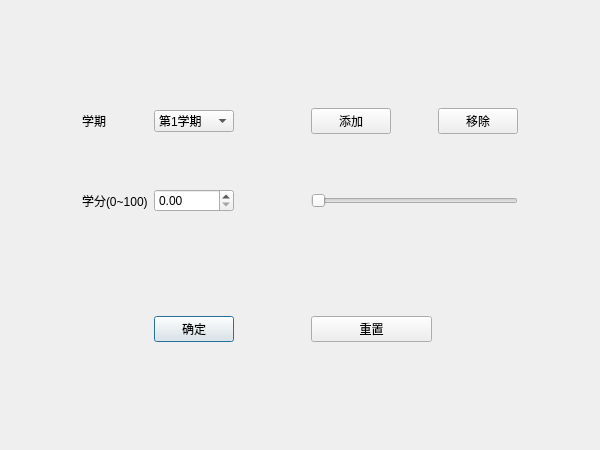
<?xml version="1.0" encoding="UTF-8"?>
<ui version="4.0">
 <class>Credit</class>
 <widget class="QWidget" name="Credit">
  <property name="geometry">
   <rect>
    <x>0</x>
    <y>0</y>
    <width>600</width>
    <height>450</height>
   </rect>
  </property>
  <property name="windowTitle">
   <string>Form</string>
  </property>
  <layout class="QGridLayout" name="gridLayout">
   <item row="9" column="3">
    <spacer name="verticalSpacer_5">
     <property name="orientation">
      <enum>Qt::Vertical</enum>
     </property>
     <property name="sizeHint" stdset="0">
      <size>
       <width>20</width>
       <height>40</height>
      </size>
     </property>
    </spacer>
   </item>
   <item row="1" column="3">
    <spacer name="verticalSpacer">
     <property name="orientation">
      <enum>Qt::Vertical</enum>
     </property>
     <property name="sizeHint" stdset="0">
      <size>
       <width>20</width>
       <height>40</height>
      </size>
     </property>
    </spacer>
   </item>
   <item row="5" column="3">
    <spacer name="verticalSpacer_11">
     <property name="orientation">
      <enum>Qt::Vertical</enum>
     </property>
     <property name="sizeHint" stdset="0">
      <size>
       <width>20</width>
       <height>40</height>
      </size>
     </property>
    </spacer>
   </item>
   <item row="4" column="2">
    <widget class="QLabel" name="credit">
     <property name="text">
      <string>学分(0~100)</string>
     </property>
    </widget>
   </item>
   <item row="8" column="3">
    <spacer name="verticalSpacer_2">
     <property name="orientation">
      <enum>Qt::Vertical</enum>
     </property>
     <property name="sizeHint" stdset="0">
      <size>
       <width>20</width>
       <height>40</height>
      </size>
     </property>
    </spacer>
   </item>
   <item row="6" column="3">
    <spacer name="verticalSpacer_7">
     <property name="orientation">
      <enum>Qt::Vertical</enum>
     </property>
     <property name="sizeHint" stdset="0">
      <size>
       <width>20</width>
       <height>40</height>
      </size>
     </property>
    </spacer>
   </item>
   <item row="2" column="9">
    <spacer name="horizontalSpacer_2">
     <property name="orientation">
      <enum>Qt::Horizontal</enum>
     </property>
     <property name="sizeHint" stdset="0">
      <size>
       <width>40</width>
       <height>20</height>
      </size>
     </property>
    </spacer>
   </item>
   <item row="2" column="1">
    <spacer name="horizontalSpacer_5">
     <property name="orientation">
      <enum>Qt::Horizontal</enum>
     </property>
     <property name="sizeHint" stdset="0">
      <size>
       <width>40</width>
       <height>20</height>
      </size>
     </property>
    </spacer>
   </item>
   <item row="8" column="6">
    <spacer name="verticalSpacer_8">
     <property name="orientation">
      <enum>Qt::Vertical</enum>
     </property>
     <property name="sizeHint" stdset="0">
      <size>
       <width>20</width>
       <height>40</height>
      </size>
     </property>
    </spacer>
   </item>
   <item row="6" column="6">
    <spacer name="verticalSpacer_6">
     <property name="orientation">
      <enum>Qt::Vertical</enum>
     </property>
     <property name="sizeHint" stdset="0">
      <size>
       <width>20</width>
       <height>40</height>
      </size>
     </property>
    </spacer>
   </item>
   <item row="2" column="0">
    <spacer name="horizontalSpacer">
     <property name="orientation">
      <enum>Qt::Horizontal</enum>
     </property>
     <property name="sizeHint" stdset="0">
      <size>
       <width>40</width>
       <height>20</height>
      </size>
     </property>
    </spacer>
   </item>
   <item row="2" column="8">
    <widget class="QPushButton" name="remove">
     <property name="text">
      <string>移除</string>
     </property>
    </widget>
   </item>
   <item row="7" column="5">
    <spacer name="horizontalSpacer_8">
     <property name="orientation">
      <enum>Qt::Horizontal</enum>
     </property>
     <property name="sizeHint" stdset="0">
      <size>
       <width>40</width>
       <height>20</height>
      </size>
     </property>
    </spacer>
   </item>
   <item row="0" column="3">
    <spacer name="verticalSpacer_4">
     <property name="orientation">
      <enum>Qt::Vertical</enum>
     </property>
     <property name="sizeHint" stdset="0">
      <size>
       <width>20</width>
       <height>40</height>
      </size>
     </property>
    </spacer>
   </item>
   <item row="7" column="6" colspan="2">
    <widget class="QPushButton" name="pushButton_2">
     <property name="sizePolicy">
      <sizepolicy hsizetype="Minimum" vsizetype="Fixed">
       <horstretch>0</horstretch>
       <verstretch>0</verstretch>
      </sizepolicy>
     </property>
     <property name="text">
      <string>重置</string>
     </property>
    </widget>
   </item>
   <item row="4" column="3">
    <widget class="QDoubleSpinBox" name="doubleSpinBox"/>
   </item>
   <item row="9" column="6">
    <spacer name="verticalSpacer_9">
     <property name="orientation">
      <enum>Qt::Vertical</enum>
     </property>
     <property name="sizeHint" stdset="0">
      <size>
       <width>20</width>
       <height>40</height>
      </size>
     </property>
    </spacer>
   </item>
   <item row="2" column="10">
    <spacer name="horizontalSpacer_6">
     <property name="orientation">
      <enum>Qt::Horizontal</enum>
     </property>
     <property name="sizeHint" stdset="0">
      <size>
       <width>40</width>
       <height>20</height>
      </size>
     </property>
    </spacer>
   </item>
   <item row="4" column="6" colspan="3">
    <widget class="QSlider" name="horizontalSlider">
     <property name="orientation">
      <enum>Qt::Horizontal</enum>
     </property>
    </widget>
   </item>
   <item row="2" column="2">
    <widget class="QLabel" name="semester">
     <property name="text">
      <string>学期</string>
     </property>
    </widget>
   </item>
   <item row="2" column="7">
    <spacer name="horizontalSpacer_4">
     <property name="orientation">
      <enum>Qt::Horizontal</enum>
     </property>
     <property name="sizeHint" stdset="0">
      <size>
       <width>40</width>
       <height>20</height>
      </size>
     </property>
    </spacer>
   </item>
   <item row="5" column="6">
    <spacer name="verticalSpacer_10">
     <property name="orientation">
      <enum>Qt::Vertical</enum>
     </property>
     <property name="sizeHint" stdset="0">
      <size>
       <width>20</width>
       <height>40</height>
      </size>
     </property>
    </spacer>
   </item>
   <item row="2" column="3">
    <widget class="QComboBox" name="comboBox">
     <item>
      <property name="text">
       <string>第1学期</string>
      </property>
     </item>
     <item>
      <property name="text">
       <string>第2学期</string>
      </property>
     </item>
     <item>
      <property name="text">
       <string>第3学期</string>
      </property>
     </item>
     <item>
      <property name="text">
       <string>第4学期</string>
      </property>
     </item>
     <item>
      <property name="text">
       <string>第5学期</string>
      </property>
     </item>
     <item>
      <property name="text">
       <string>第6学期</string>
      </property>
     </item>
     <item>
      <property name="text">
       <string>第7学期</string>
      </property>
     </item>
     <item>
      <property name="text">
       <string>第8学期</string>
      </property>
     </item>
    </widget>
   </item>
   <item row="2" column="6">
    <widget class="QPushButton" name="add">
     <property name="text">
      <string>添加</string>
     </property>
    </widget>
   </item>
   <item row="7" column="4">
    <spacer name="horizontalSpacer_3">
     <property name="orientation">
      <enum>Qt::Horizontal</enum>
     </property>
     <property name="sizeHint" stdset="0">
      <size>
       <width>40</width>
       <height>20</height>
      </size>
     </property>
    </spacer>
   </item>
   <item row="7" column="3">
    <widget class="QPushButton" name="pushButton">
     <property name="sizePolicy">
      <sizepolicy hsizetype="Minimum" vsizetype="Fixed">
       <horstretch>0</horstretch>
       <verstretch>0</verstretch>
      </sizepolicy>
     </property>
     <property name="text">
      <string>确定</string>
     </property>
     <property name="autoDefault">
      <bool>false</bool>
     </property>
     <property name="default">
      <bool>true</bool>
     </property>
     <property name="flat">
      <bool>false</bool>
     </property>
    </widget>
   </item>
   <item row="3" column="3">
    <spacer name="verticalSpacer_3">
     <property name="orientation">
      <enum>Qt::Vertical</enum>
     </property>
     <property name="sizeHint" stdset="0">
      <size>
       <width>20</width>
       <height>40</height>
      </size>
     </property>
    </spacer>
   </item>
  </layout>
 </widget>
 <resources/>
 <connections/>
</ui>
